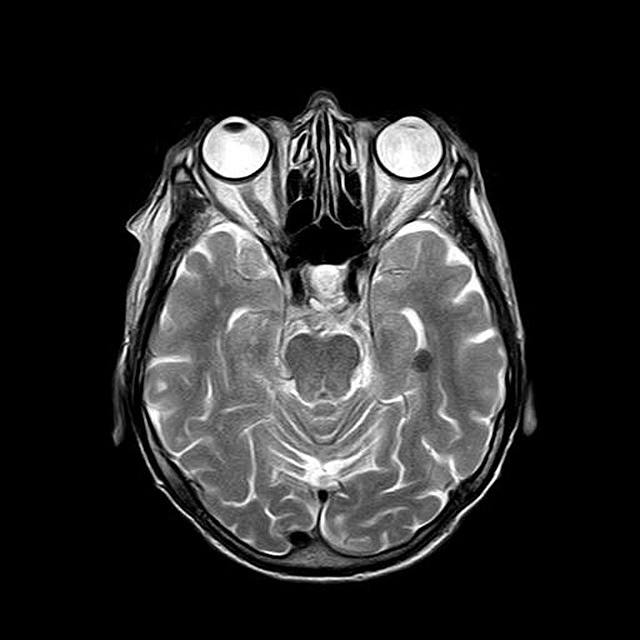
#> input picture cover.jpeg, 640 x 640 px
$ jupyter execute --allow-errors Minor_Project_I_Code.ipynb   (shell and % lines are left out)   (older library calls are emulated)
#> lines starting #> are read from the running program, lines starting #| are printed output that depends on the picture; long printed decimals are rounded
[cell 1]
import pywt
import pywt.data
import numpy as np
import matplotlib.image as mpimg
import matplotlib.pyplot as plt
from PIL import Image
from copy import deepcopy
from Crypto.Cipher import AES
from Crypto.Random import get_random_bytes
import time,math,cv2
from skimage.util import random_noise
from scipy import ndimage, misc
from skimage import measure
from pylfsr import LFSR

[cell 2]
def rhu(n, decimals=2):
    multiplier = 10 ** decimals
    return np.float32(math.floor(n*multiplier + 0.5) / multiplier)
round=np.vectorize(rhu)

[cell 3]
coverimg = np.array(Image.open('cover.jpeg').convert('L').resize((512,512)))
cover_img = np.array(Image.open('cover.jpeg').convert('L').resize((512,512))).astype('single')

## Discrete Wavelet Transform

[cell 4]
coeffs = pywt.dwt2(cover_img, 'haar' ,mode='periodization')
LL, (LH, HL, HH) = coeffs
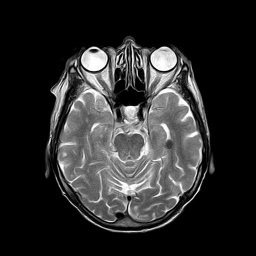
#> LL: shape (256, 256) float32; min 0, max 510, mean 87.4; drawn with min black and max white
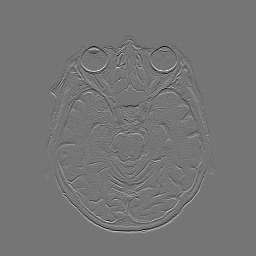
#> LH: shape (256, 256) float32; min -151, max 176, mean 0; drawn with min black and max white
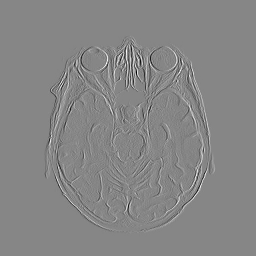
#> HL: shape (256, 256) float32; min -172.5, max 155.5, mean 0; drawn with min black and max white
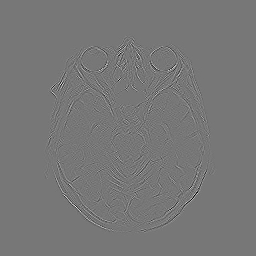
#> HH: shape (256, 256) float32; min -60, max 68, mean 0; drawn with min black and max white
print(LL.shape,LL.dtype)
#| (256, 256) float32

[cell 5]
titles = ['Approximation', 'Horizontal detail', 'Vertical detail', 'Diagonal detail']
fig = plt.figure(figsize=(15, 15))
for i, a in enumerate([LL, LH, HL, HH]):
    ax = fig.add_subplot(1, 4, i + 1)
    ax.imshow(a, interpolation="nearest", cmap=plt.cm.gray)
    ax.set_title(titles[i], fontsize=10)
#> this loop made 4 passes
fig.tight_layout()
plt.show()

## Image Watermark Scrambling and Embedding in LH sub-band

[cell 6]
wimg = np.array(Image.open('brain2.jpg').convert('L').resize((256,256))).astype('single')
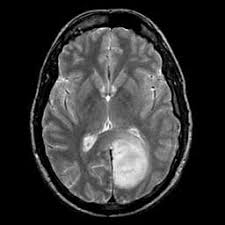
#> input picture brain2.jpg, 225 x 225 px
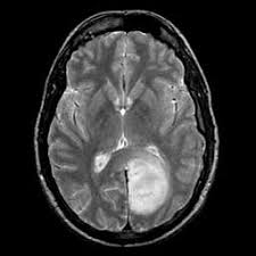
#> wimg: shape (256, 256) float32; min 0, max 255, mean 50.9
print(wimg.shape,wimg.dtype)
#| (256, 256) float32
fig = plt.figure(figsize=(10, 10))
ax = fig.add_subplot(1, 5, 1)
ax.imshow(wimg, cmap=plt.cm.gray)
fig.tight_layout()
plt.show()

[cell 7]
# image Scrambling
# Arnold transform period = 48
atwimg = deepcopy(wimg)
N = 256
AT = np.zeros([N, N]).astype('single')
key, a, b = 27, 3, 5
for i in range(key):
    for y in range(N):
        for x in range(N):
            xx = (x+b*y)%N
            yy = ((a*x)+(a*b+1)*y)%N
            AT[yy][xx] = atwimg[y][x]
    atwimg = deepcopy(AT)
fig = plt.figure(figsize=(10, 10))
ax = fig.add_subplot(1, 5, 1)
ax.imshow(atwimg, cmap=plt.cm.gray)
fig.tight_layout()
plt.show()
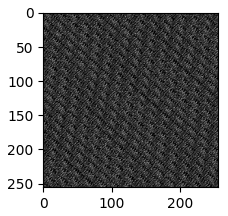
#> figure drawn by matplotlib, 1 panel
print(atwimg.dtype)

[cell 8]
# Adding Image Watermark
alpha = np.float32(0.005)
WLL = deepcopy(LH)
for i in range(256):
    for j in range(256):
        WLL[i][j] = WLL[i][j] + alpha*(atwimg[i][j])
fig = plt.figure(figsize=(15, 15))
ax = fig.add_subplot(1, 4, 1)
ax.imshow(WLL, cmap=plt.cm.gray)
fig.tight_layout()
plt.show()
print(WLL.dtype)
#| float32

## Text Watermark Encryption using PN Sequence and Embedding in HL sub-band

[cell 9]
# The initial state
state = [0,0,0,1,0,1,0,1,0,1,1]
# The LFSR polynomial use a primitive polynomail to get maximum period length
poly = [5, 4, 3, 2]
#> (the rest of this cell did not finish here and is left out)

[cell 10]
# Adding Text Watermark
WHL = deepcopy(HL)
t=0
#> (the rest of this cell did not finish here and is left out)

## Watermarked Image

[cell 11]
LH = deepcopy(WLL)
HL = deepcopy(WHL)
fimg = np.array(pywt.waverec2([LL, (LH, HL, HH)], 'haar', mode='periodization'))
print(fimg.dtype)
#| float32
fig = plt.figure(figsize=(15, 15))
ax = fig.add_subplot(1, 4, 1)
ax.imshow(fimg, cmap=plt.cm.gray)
fig.tight_layout()
plt.show()
Image.fromarray(fimg).save("watermarked.tif")

## Noise - Salt & Pepper, Gaussian, Speckle

[cell 12]
# [26 lines of commented-out code are left out]

## JPEG Compression

[cell 13]
# [4 lines of commented-out code are left out]

## Rotation

[cell 14]
# [20 lines of commented-out code are left out]

## Results

## Performance analysis at varying gain (At character length = 22)
#### 0.001=> MSE - 0.0015, PSNR - 76.12, SSIM - 0.9999, NCC - 0.9960
#### 0.005 => MSE - 0.0396, PSNR - 62.15, SSIM - 0.9995, NCC - 0.9960
#### 0.01  => MSE - 0.1586, PSNR - 56.13, SSIM - 0.9981, NCC - 0.9961
#### 0.05  => MSE - 3.9661, PSNR - 42.15, SSIM - 0.9565, NCC - 0.9961
#### 0.1   => MSE - 15.864, PSNR - 36.13, SSIM - 0.8553, NCC - 0.9961
#### 0.5   => MSE - 396.61, PSNR - 22.15, SSIM - 0.3450, NCC - 0.9962

##  Performance analysis for various length of text watermark (At Gain Factor = 0.005)
#### 10  => MSE - 0.0396, PSNR - 62.15, SSIM - 0.9995, NCC - 0.9960
#### 22  => MSE - 0.0396, PSNR - 62.15, SSIM - 0.9995, NCC - 0.9960
#### 34  => MSE - 0.0396, PSNR - 62.14, SSIM - 0.9995, NCC - 0.9960
#### 50  => MSE - 0.0397, PSNR - 62.14, SSIM - 0.9995, NCC - 0.9960
#### 101 => MSE - 0.0398, PSNR - 62.13, SSIM - 0.9995, NCC - 0.9960

[cell 15]
# alpha = 0.005 and text watermark length = 50
print("MSE ",measure.compare_mse(coverimg, fimg))
#| MSE  0.03961
print("PSNR ",measure.compare_psnr(coverimg, fimg))
#| PSNR  62.152
#> (the rest of this cell did not finish here and is left out)

## AES Encryption of Watermarked Image

[cell 16]
s=time.time()
print("Block Size in bytes ",AES.block_size)
raw=fimg.tobytes()
#> (the rest of this cell did not finish here and is left out)

## Encrypted Image

[cell 17]
fig = plt.figure(figsize=(15, 15))
ax = fig.add_subplot(1, 4, 1)
#> (the rest of this cell did not finish here and is left out)

## NPCR

#> (a cell that did not finish here is left out)

## UACI

#> (a cell that did not finish here is left out)

## AES Decryption

#> (a cell that did not finish here is left out)

[cell 21]
coeffs = pywt.dwt2(cover_img, 'haar' ,mode='periodization')
LL, (LH, HL, HH) = coeffs
#> (the rest of this cell did not finish here and is left out)

## Extraction of Image and Text Watermark from LH and HL sub-bands

[cell 22]
FWLL = np.zeros([256,256]).astype('single')
#> (the rest of this cell did not finish here and is left out)

#> (a cell that did not finish here is left out)

## Decryption of Image and Text Watermark

[cell 24]
attwimg = deepcopy(FWLL)
N = 256
AT = np.zeros([N, N]).astype('single')
key, a, b = 27, 3, 5
for i in range(key):
    for y in range(N):
        for x in range(N):
            xx = ((a*b+1)*x-b*y)%N
            yy = (-a*x+y)%N
            AT[yy][xx] = attwimg[y][x]
    attwimg = deepcopy(AT)
fig = plt.figure(figsize=(10, 10))
ax = fig.add_subplot(1, 5, 1)
ax.imshow(attwimg, cmap=plt.cm.gray)
fig.tight_layout()
plt.show()
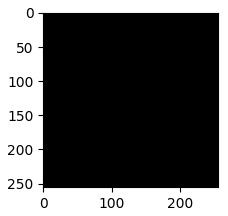
#> figure drawn by matplotlib, 1 panel

[cell 25]
plaintext = b""
# Reset The LFSR sequence to start from beginning
seq_index = 0
#> (the rest of this cell did not finish here and is left out)

[cell 26]
# Calculate NCC
iwimg = wimg.astype('single')
n = 256
ncc=np.zeros([n]).astype('single')
for i in range(n):
    corr = (iwimg[i].dot(attwimg[i]))/(np.sqrt(iwimg[i].dot(iwimg[i])*attwimg[i].dot(attwimg[i])))
    if np.isnan(corr):
        corr = 0
    ncc[i] = corr
#> this loop made 256 passes
#> after the loop, ncc = 256 values from 0 to 0
print(np.mean(ncc))
#| 0.0
